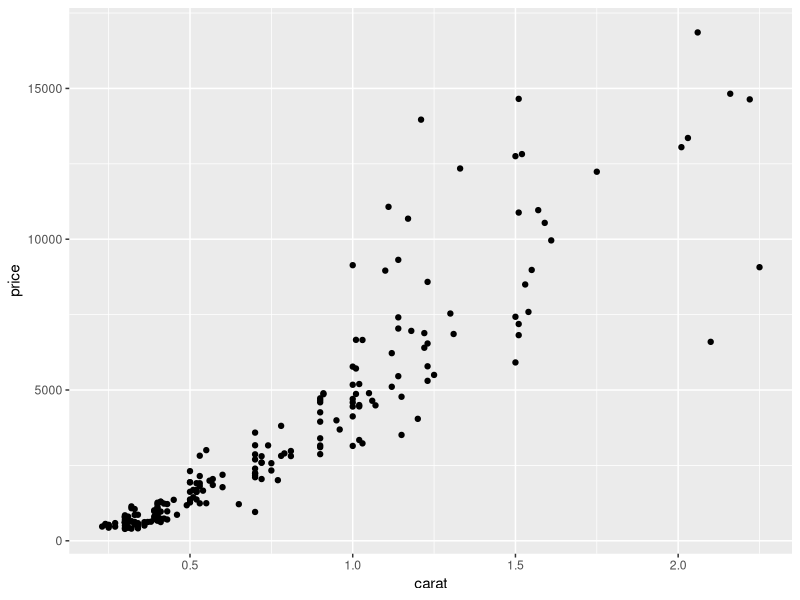
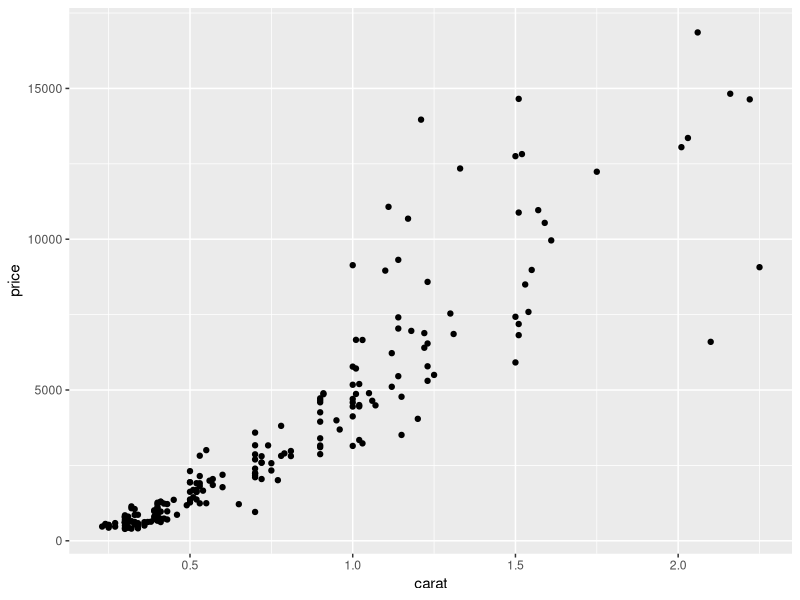
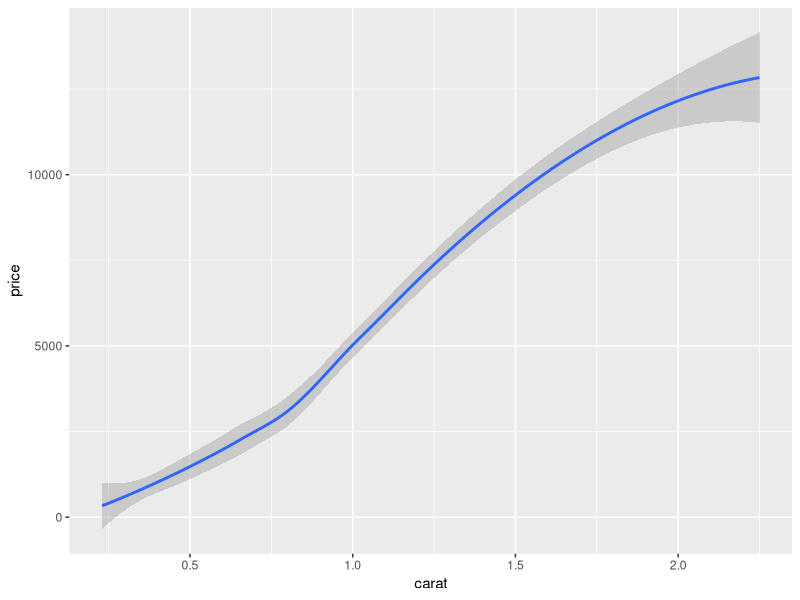
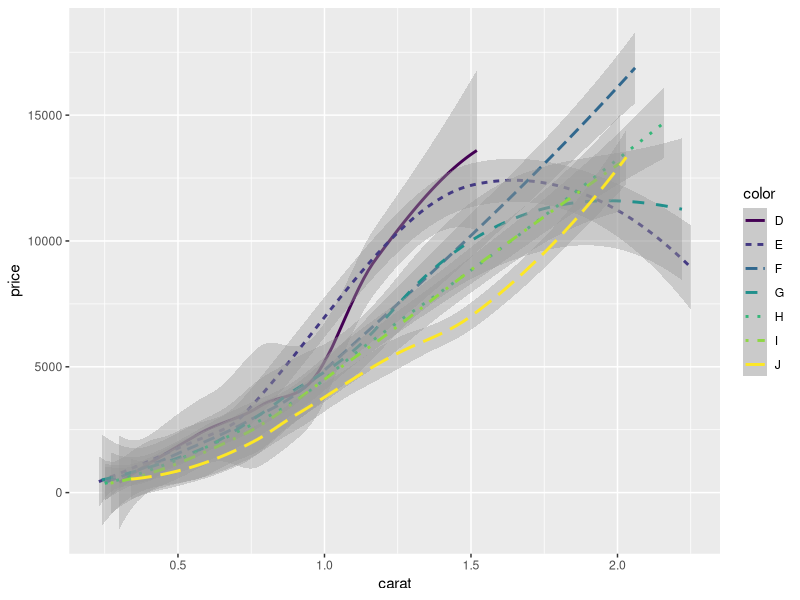
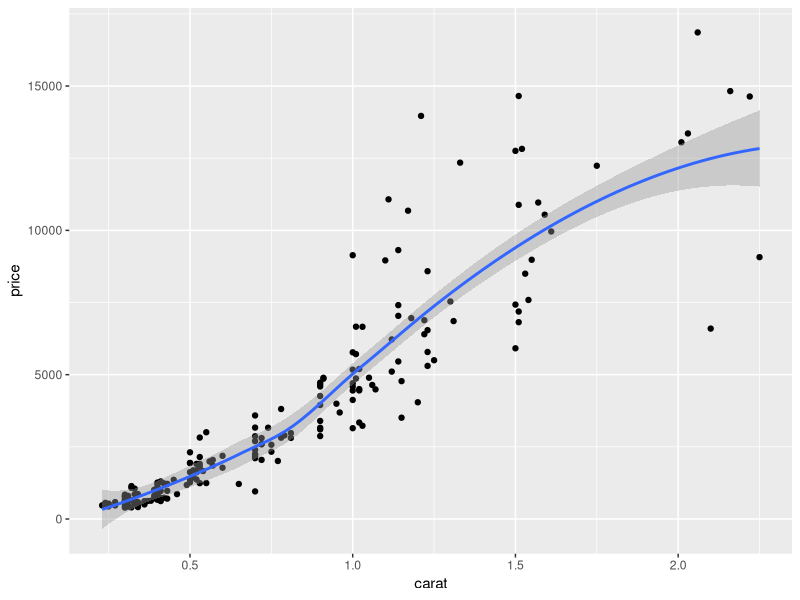
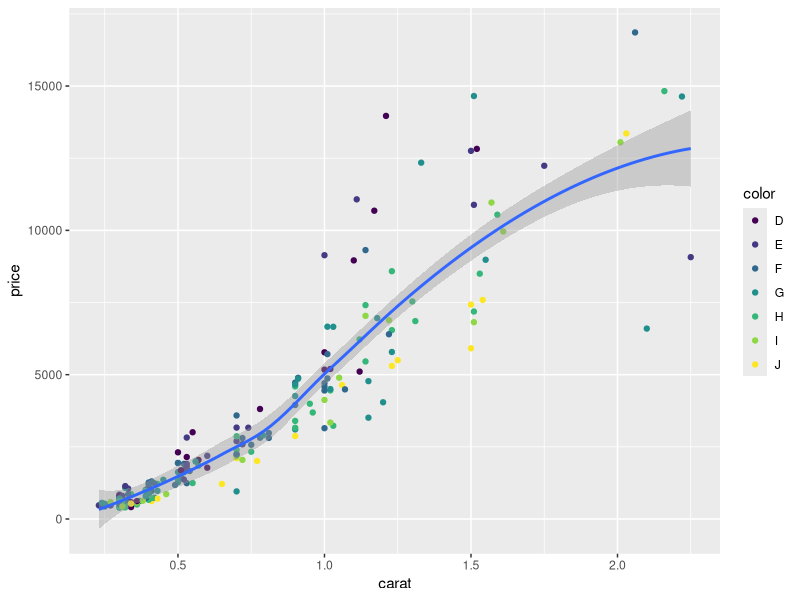
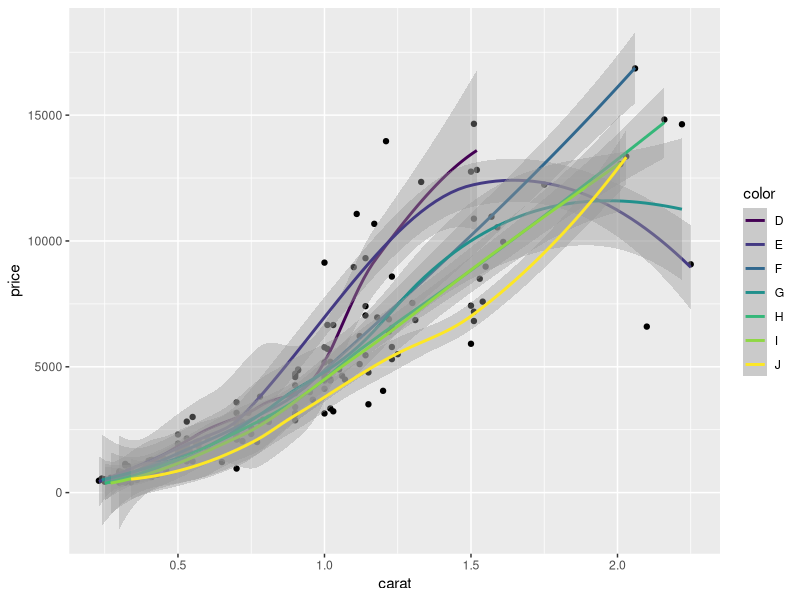
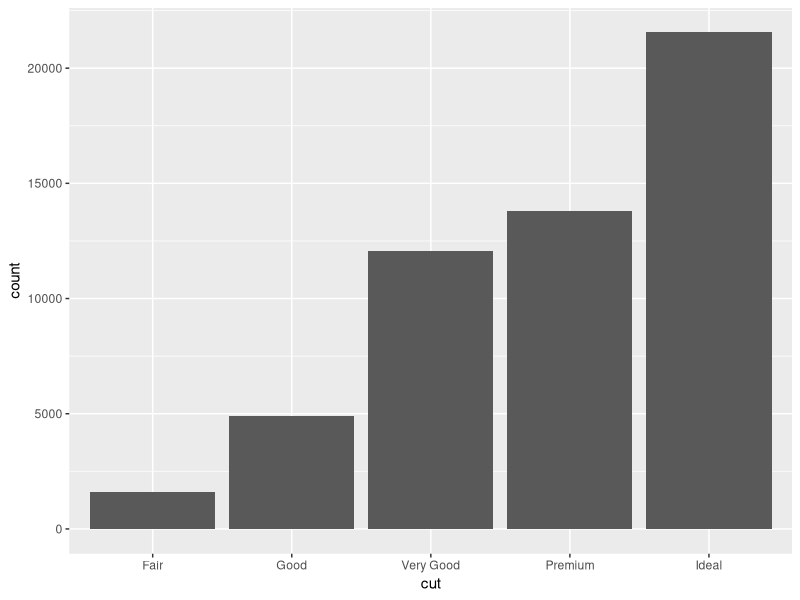

Here is the R script that generated these plots, in order:
## ---- chunk 1
library(ggplot2)
dsmall = diamonds[sample(nrow(diamonds),200),]
## ---- chunk 2
ggplot(dsmall, aes(x=carat, y=price)) + geom_point()
## ---- chunk 3
ggplot(dsmall) + geom_point(mapping = aes(x=carat, y=price))
## ---- chunk 4
ggplot(dsmall) +
  geom_smooth(mapping = aes(x = carat, y = price))
## ---- chunk 5
ggplot(dsmall) +
  geom_smooth(mapping = aes(x = carat, y = price, linetype = color, color=color))
## ---- chunk 6
ggplot(dsmall) +
  geom_point(mapping = aes(x=carat, y=price)) +
  geom_smooth(mapping = aes(x = carat, y = price))
## ---- chunk 7
ggplot(dsmall) +
  geom_point(mapping = aes(x=carat, y=price, color = color)) +
  geom_smooth(mapping = aes(x = carat, y = price))
## ---- chunk 8
ggplot(dsmall) +
  geom_point(mapping = aes(x=carat, y=price)) +
  geom_smooth(mapping = aes(x = carat, y = price, color = color, group = color, lintype=color))
## ---- chunk 9
ggplot(data=diamonds) +
  geom_bar(mapping=aes(x=cut))
## ---- chunk 10
ggplot(data=diamonds) + 
  stat_count(mapping = aes(x=cut))
## ---- chunk 11
demo <- data.frame(a=c('bar1', 'bar2', 'bar3'),
                   b=c(20, 30, 40))
ggplot(data=demo) +
  geom_bar(mapping=aes(x=a, y=b), stat="identity")
## ---- chunk 12
ggplot(data=diamonds) +
  geom_bar(mapping=aes(x=cut, y = (..count..)/sum(..count..)), stat="count") +
  ylab("Proportion") +
  ggtitle("Proportion of diamonds with a specific cut")
## ---- chunk 13
summary(demo)
ggplot(demo) + stat_identity(aes(x=a, y=b))
## ---- chunk 14
ggplot(diamonds) + 
  stat_summary(aes(cut, depth),
               fun.ymin=min,
               fun.ymax=max,
               fun.y=median
  )
## ---- chunk 15
ggplot(dsmall, aes(log(carat), log(price))) +
  geom_point(aes(color=cut)) +
  stat_ellipse()
## ---- chunk 16
ggplot(dsmall, aes(log(carat), log(price))) +
  geom_point(aes(color=cut)) +
  stat_smooth()
## ---- chunk 17
ggplot(diamonds) + 
  stat_ecdf(aes(carat))
## ---- chunk 18
lmdiamonds <- lm(price ~ carat, dsmall)
dflmdiamonds <- data.frame(residuals = lmdiamonds$residuals, prediction = lmdiamonds$fitted.values)
ggplot(dflmdiamonds) + stat_qq(aes(sample=residuals))
## ---- chunk 19
df <- data.frame(
  x = rnorm(100)
)
base <- ggplot(df, aes(x)) + geom_density()
base + stat_function(fun = dnorm, colour = "red")
## ---- chunk 20
ggplot(dsmall, aes(log(carat) , log(price))) +
  geom_point() +
  scale_x_continuous() +
  scale_y_continuous()
## ---- chunk 21
ggplot(dsmall, aes(carat, price)) +
  geom_point() +
  scale_x_continuous(breaks= 1:3)
## ---- chunk 22
ggplot(dsmall, aes(carat, price)) +
  geom_point() +
  scale_x_continuous(breaks= seq(0,3,.25))
## ---- chunk 23
ggplot(dsmall) + geom_point(aes(carat, price, color=color), show.legend=TRUE)
## ---- chunk 24
ggplot(dsmall) + geom_point(aes(carat, price, color=cut, shape=cut), show.legend=TRUE)
## ---- chunk 25
ggplot(data=diamonds) +
  geom_bar(mapping=aes(x=cut)) +
  theme(axis.text.x = element_text(angle=90))
## ---- chunk 26
ggplot(dsmall) + geom_point(aes(carat, price, color=cut, shape=cut), show.legend=TRUE) +
  theme(legend.position="right")
## ---- chunk 27
ggplot(dsmall) + geom_point(aes(carat, price, color=cut, shape=cut), show.legend=TRUE) +
  theme(legend.position="left")
## ---- chunk 28
ggplot(dsmall) + geom_point(aes(carat, price, color=cut, shape=cut), show.legend=TRUE) +
  theme(legend.position="top")
## ---- chunk 29
ggplot(dsmall) + geom_point(aes(carat, price, color=cut, shape=cut), show.legend=TRUE) +
  theme(legend.position="bottom")
## ---- chunk 30
ggplot(dsmall) + geom_point(aes(carat, price, color=cut, shape=cut), show.legend=TRUE) +
  theme(legend.position="none")
## ---- chunk 31
ggplot(dsmall) + geom_point(aes(carat, price, color=cut, shape=cut), show.legend=TRUE) +
  scale_x_continuous(limits= c(0.5, 1.5))
## ---- chunk 32
ggplot(dsmall, aes(carat, price)) +
  geom_point() +
  scale_x_continuous(name = "log10(carat)", trans="log10") + 
  scale_y_continuous(name = "log10(price)", trans="log10")
## ---- chunk 33
erupt <- ggplot(faithfuld, aes(waiting, eruptions, fill=density)) + 
  geom_raster() + 
  scale_x_continuous( expand=c(0,0)) +
  scale_y_continuous(expand=c(0,0)) + 
  theme(legend.position="none")
## ---- chunk 34
erupt + scale_fill_gradient(low="white", high="black")
## ---- chunk 35
erupt + scale_fill_gradient(low="white", high="black")
## ---- chunk 36
erupt + scale_fill_distiller(palette="Greys")
## ---- chunk 37
erupt + scale_fill_distiller(palette="Greens")
## ---- chunk 38
erupt + scale_fill_distiller(palette="YlOrRd")
## ---- chunk 39
diamondcolor <- ggplot(dsmall, aes(color)) +
  geom_bar(aes(fill=color))
diamondcolor
## ---- chunk 40
diamondcolor +
  scale_fill_hue(c=40)
## ---- chunk 41
diamondcolor + scale_fill_brewer(palette="Greys")
## ---- chunk 42
diamondcolor + scale_fill_brewer(palette="Set1")
## ---- chunk 43
diamondcolor + scale_fill_brewer(palette="Set2")
## ---- chunk 44
diamondcolor + scale_fill_grey(start = 0.2, end=0.9)
## ---- chunk 45
ggplot(luv_colours, aes(u, v)) +
  geom_point(aes(color=col), size=3) +
  scale_color_identity() + 
  coord_equal()
## ---- chunk 46
ggplot(data=diamonds) +
  geom_bar(mapping=aes(x=cut)) +
  theme(axis.text.x = element_text(angle=90))
## ---- chunk 47
ggplot(data=diamonds) +
  geom_bar(mapping=aes(x=cut, y = (..count..)/sum(..count..)), stat="count") +
  ylab("Proportion") +
  ggtitle("Proportion of diamonds with a specific cut")
## ---- chunk 48
library(dplyr)
library(magrittr)
library(tidyr)
## ---- chunk 49
table2
## ---- chunk 50
table3
## ---- chunk 51
table4a
## ---- chunk 52
table4b
## ---- chunk 53
table1
## ---- chunk 54
table1 %>% 
  mutate(rate = cases / population * 10000)
## ---- chunk 55
table4a
## ---- chunk 56
head(gather(table4a, `1999`, `2000`, key = "year", value = "cases"),6)
## ---- chunk 57
table4a %>% gather(`1999`, `2000`, key = "year", value = "cases") %>% head(6)
## ---- chunk 58
tidy4a <- table4a %>% gather(`1999`, `2000`, key = "year", value = "cases") %>% head(6)
tidy4b <- table4b %>% gather(`1999`, `2000`, key = "year", value = "population")
## ---- chunk 59
tidy4b %>% head(4)
## ---- chunk 60
tidy4 <- left_join(tidy4a, tidy4b, by=c('country', 'year'))
head(tidy4, 4)
## ---- chunk 61
table2%>% head(4)
## ---- chunk 62
tidy2 <- table2 %>% spread(key=type, value=count)
tidy2 %>% head(4)
## ---- chunk 63
table3 %>% head(2)
## ---- chunk 64
tidy3 <- table3 %>% separate(col='rate', into=c('cases', 'population'), sep='/')
head(tidy3, 4)
